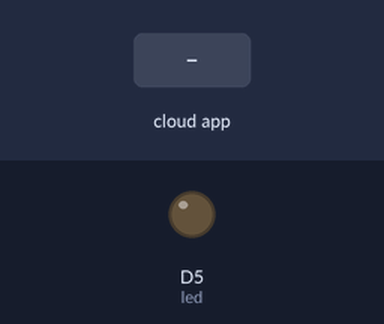
Bench run of a sketch on a simulated ESP8266 (NodeMCU). Shown: output pins drawn as LEDs (lit = HIGH). The inputs (shaded band) are chosen by the test bench. WiFi joins after 1.5 s; servers stay silent unless stated; the Firebase database answers and starts empty; what the sketch prints to the serial monitor is not drawn.

Above: at 2.7 s.
2.8 s: the phone or cloud app sets led to 1
At 4.1 s:
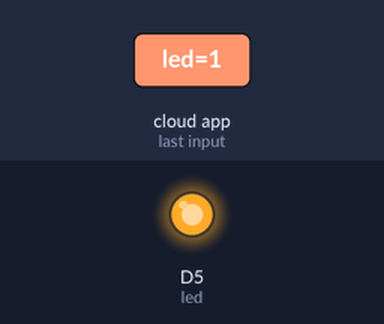
4.4 s: the phone or cloud app sets led to 0
At 5.4 s:
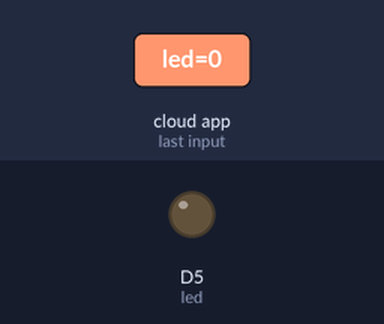
Timing chart, 0 to 7.4 s (numbered marks = the images above; inputs shaded):
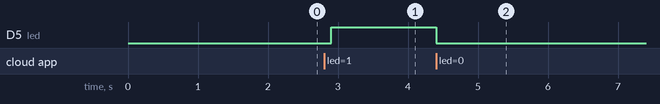

Measured:
- after the input at 2.8 s, D5 (led): LOW → HIGH after 0.10 s
- after the input at 4.4 s, D5 (led): HIGH → LOW at once

The sketch:

LEDNODE.ino
```cpp
#include "FirebaseESP8266.h"
#include <ESP8266WiFi.h>
//#include <DHT.h>    // Install DHT11 Library and Adafruit Unified Sensor Library
#define PROJECT_ID "revamp1-7b80b"
//#define PROJECT_ID "sca-project-niet"


#define FIREBASE_HOST "revamp1-7b80b-default-rtdb.firebaseio.com/"
//#define FIREBASE_HOST "sca-project-niet-default-rtdb.firebaseio.com"


#define FIREBASE_AUTH "1EvC6Vj1GdEadXRePfIag9rsL4zncgfDcmmTL5NR"
#define WIFI_SSID "NIET"
#define WIFI_PASSWORD "12345678"

//#define DHTPIN 2
int led = D5;


//#define DHTTYPE DHT11
//DHT dht(DHTPIN, DHTTYPE);

//Define FirebaseESP8266 data object
FirebaseData firebaseData;
FirebaseData ledData;

FirebaseJson json;
//Firebase firebase("revamp1-7b80b");


void setup()
{

  Serial.begin(9600);

//  dht.begin();
  pinMode(led,OUTPUT);

  WiFi.begin(WIFI_SSID, WIFI_PASSWORD);
  Serial.print("Connecting to Wi-Fi");
  while (WiFi.status() != WL_CONNECTED)
  {
    Serial.print(".");
    delay(300);
  }
  Serial.println();
  Serial.print("Connected with IP: ");
  Serial.println(WiFi.localIP());
  Serial.println();

  Firebase.begin(FIREBASE_HOST, FIREBASE_AUTH);
  Firebase.reconnectWiFi(true);

}


void loop() {
//  sensorUpdate();

  if (Firebase.getString(ledData, "/FirebaseIOT/led")){
    Serial.println(ledData.stringData());
    if (ledData.stringData() == "1") {
    digitalWrite(led, HIGH);
    }
  else if (ledData.stringData() == "0"){
    digitalWrite(led, LOW);
    }
  }
  delay(100);
}
//void sensorUpdate(){
  // Reading temperature or humidity takes about 250 milliseconds!
  // Sensor readings may also be up to 2 seconds 'old' (its a very slow sensor)
//  float h = dht.readHumidity();
//  // Read temperature as Celsius (the default)
//  float t = dht.readTemperature();
//  // Read temperature as Fahrenheit (isFahrenheit = true)
//  float f = dht.readTemperature(true);
//
//  // Check if any reads failed and exit early (to try again).
//  if (isnan(h) || isnan(t) || isnan(f)) {
//    Serial.println(F("Failed to read from DHT sensor!"));
//    return;
//  }
//
//  Serial.print(F("Humidity: "));
//  Serial.print(h);
//  Serial.print(F("%  Temperature: "));
//  Serial.print(t);
//  Serial.print(F("°C  ,"));
//  Serial.print(f);
//  Serial.println(F("°F  "));
//
//  if (Firebase.setFloat(firebaseData, "/FirebaseIOT/temperature", t))
//  {
//    Serial.println("PASSED");
//    Serial.println("PATH: " + firebaseData.dataPath());
//    Serial.println("TYPE: " + firebaseData.dataType());
//    Serial.println("ETag: " + firebaseData.ETag());
//    Serial.println("------------------------------------");
//    Serial.println();
//  }
//  else
//  {
//    Serial.println("FAILED");
//    Serial.println("REASON: " + firebaseData.errorReason());
//    Serial.println("------------------------------------");
//    Serial.println();
//  }
//
//  if (Firebase.setFloat(firebaseData, "/FirebaseIOT/humidity", h))
//  {
//    Serial.println("PASSED");
//    Serial.println("PATH: " + firebaseData.dataPath());
//    Serial.println("TYPE: " + firebaseData.dataType());
//    Serial.println("ETag: " + firebaseData.ETag());
//    Serial.println("------------------------------------");
//    Serial.println();
//  }
//  else
//  {
//    Serial.println("FAILED");
//    Serial.println("REASON: " + firebaseData.errorReason());
//    Serial.println("------------------------------------");
//    Serial.println();
//  }
//}
```
